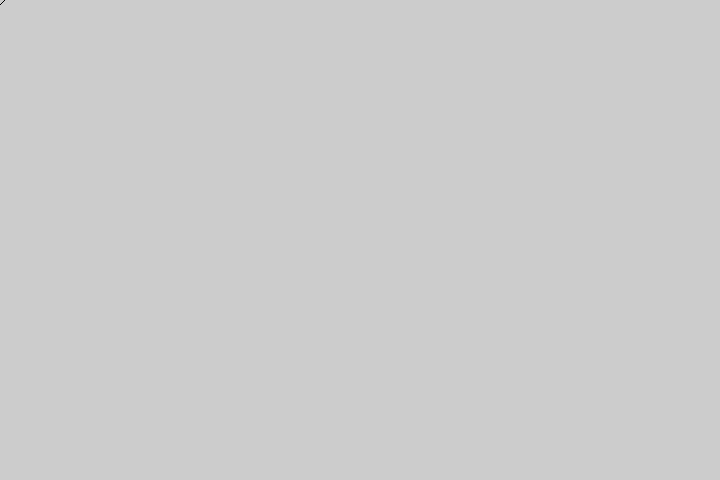
Frame 1 (no input)
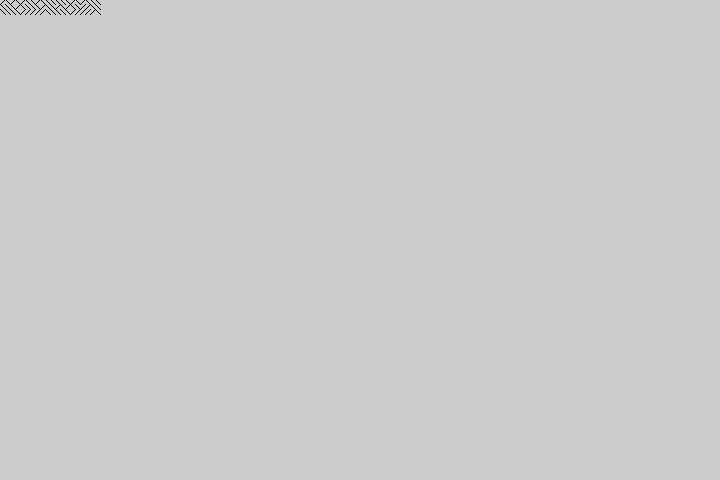
Frame 60 (the mouse pressed at the canvas centre just before this capture)
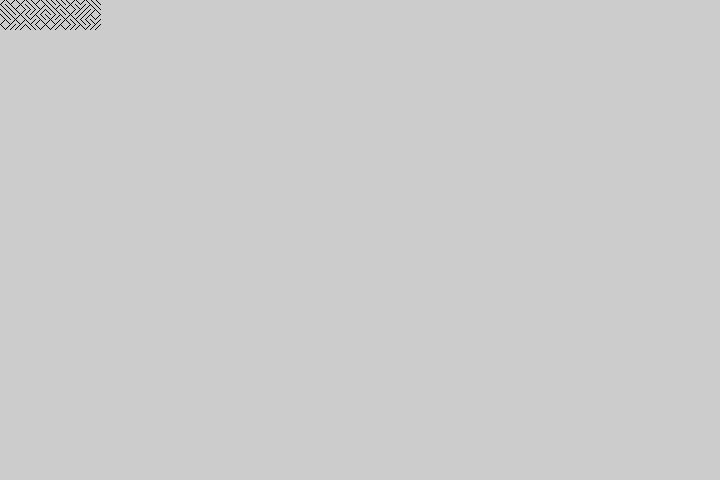
Frame 120 (the mouse held since frame 60 and released just before this capture)

The Processing sketch that drew these frames (run headless with seeded random() and noise(); from frame 60 on, the mouse is pressed at the canvas centre):

// Processing sketch: FistModification
// ── FistModification.pde

		
	int c, x=0;
	int y=-1;
	PImage s;
	public void setup() {
    size(720, 480); 
    noSmooth();
	    frameRate(20);
	}
	
	public void draw() {
	    c=(int)(random(2))*5;
	    line(x+c, y, x+5-c, y+5);
	    x+=5;
	    if (x>95) {
	        x=0;
	        y+=5;
	    }
	    if (y>95) {
	      y=94;
	      s = get();
	      background(204);
	      image(s, 0, -5);
	    }
	}
	
